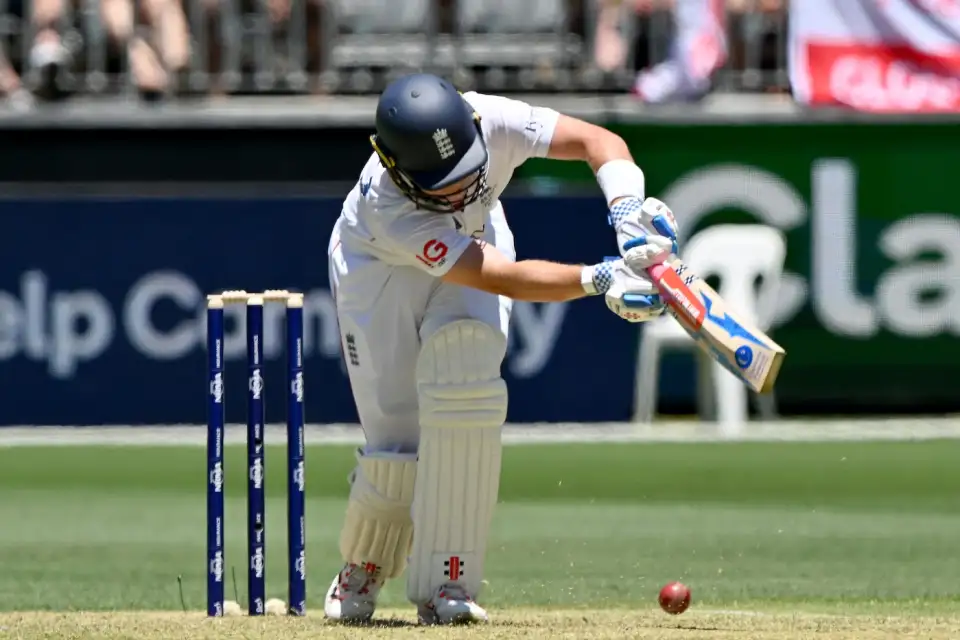
#> input picture notebooks/sushant07/web_scraping/downloaded_images/image.png, 960 x 640 px, given as the content of the folder ../../../notebooks/sushant07/raw_image/test, which was not available
$ jupyter execute enhanced_feature_extraction.ipynb   (older library calls are emulated)
#> lines starting #> are read from the running program, lines starting #| are printed output that depends on the picture; pictures that were not available may be replaced by others from this repository, and a replacement may not be noted
[cell 1]
# enhanced_feature_extraction.ipynb

import numpy as np
import cv2
from skimage.feature import hog, local_binary_pattern, corner_harris, corner_peaks
from skimage.io import imread
from skimage.transform import resize
from skimage.color import rgb2gray, rgb2hsv
import pandas as pd
import os

class EnhancedCricketFeatureExtractor:
    """
    Enhanced feature extraction with domain-specific cricket features.
    """

    def __init__(self, data_dir):
        self.data_dir = data_dir
        self.data = []

    def extract_hsv_color_features(self, tile_rgb):
        """
        Extract HSV-based color features (better for ball/field separation).
        """
        tile_hsv = rgb2hsv(tile_rgb)

        # HSV histograms (more discriminative than RGB for colored objects)
        hist_h, _ = np.histogram(tile_hsv[:, :, 0], bins=16, range=(0, 1))
        hist_s, _ = np.histogram(tile_hsv[:, :, 1], bins=16, range=(0, 1))
        hist_v, _ = np.histogram(tile_hsv[:, :, 2], bins=16, range=(0, 1))

        hsv_hist = np.concatenate([hist_h, hist_s, hist_v]).astype('float')
        hsv_hist /= (hsv_hist.sum() + 1e-7)

        # Color moments (mean, std, skewness) for each channel
        color_moments = []
        for i in range(3):
            channel = tile_hsv[:, :, i].ravel()
            color_moments.extend([
                np.mean(channel),
                np.std(channel),
                np.mean((channel - np.mean(channel))**3)  # skewness
            ])

        return np.concatenate([hsv_hist, color_moments])

    def extract_edge_density_features(self, tile_gray):
        """
        Extract edge density features (important for bat/stump detection).
        """
        # Canny edge detection
        tile_uint8 = (tile_gray * 255).astype(np.uint8)
        edges = cv2.Canny(tile_uint8, 50, 150)

        # Edge statistics
        edge_density = np.sum(edges > 0) / edges.size

        # Edge direction histogram
        sobelx = cv2.Sobel(tile_uint8, cv2.CV_64F, 1, 0, ksize=3)
        sobely = cv2.Sobel(tile_uint8, cv2.CV_64F, 0, 1, ksize=3)
        edge_angles = np.arctan2(sobely, sobelx)
        edge_hist, _ = np.histogram(edge_angles, bins=8, range=(-np.pi, np.pi))
        edge_hist = edge_hist.astype('float') / (np.sum(edge_hist) + 1e-7)

        return np.concatenate([[edge_density], edge_hist])

    def extract_shape_features(self, tile_gray):
        """
        Extract shape-based features (circularity for ball detection).
        """
        tile_uint8 = (tile_gray * 255).astype(np.uint8)

        # Thresholding
        _, thresh = cv2.threshold(tile_uint8, 0, 255, cv2.THRESH_BINARY + cv2.THRESH_OTSU)

        # Contour features
        contours, _ = cv2.findContours(thresh, cv2.RETR_EXTERNAL, cv2.CHAIN_APPROX_SIMPLE)

        if len(contours) > 0:
            # Largest contour
            largest_contour = max(contours, key=cv2.contourArea)
            area = cv2.contourArea(largest_contour)
            perimeter = cv2.arcLength(largest_contour, True)

            # Circularity
            circularity = 4 * np.pi * area / (perimeter**2 + 1e-7)

            # Aspect ratio
            x, y, w, h = cv2.boundingRect(largest_contour)
            aspect_ratio = w / (h + 1e-7)

            # Solidity
            hull = cv2.convexHull(largest_contour)
            hull_area = cv2.contourArea(hull)
            solidity = area / (hull_area + 1e-7)

            return np.array([len(contours), area/(thresh.size + 1e-7),
                           circularity, aspect_ratio, solidity])
        else:
            return np.zeros(5)

    def extract_texture_features_advanced(self, tile_gray):
        """
        Enhanced texture features using multiple LBP radii.
        """
        tile_uint8 = (tile_gray * 255).astype(np.uint8)

        all_lbp_features = []

        # Multi-scale LBP
        for P, R in [(8, 1), (16, 2)]:
            lbp = local_binary_pattern(tile_uint8, P=P, R=R, method='uniform')
            n_bins = P + 2
            hist, _ = np.histogram(lbp.ravel(), bins=n_bins, range=(0, n_bins), density=True)
            hist = hist.astype('float') / (hist.sum() + 1e-7)
            all_lbp_features.append(hist)

        return np.concatenate(all_lbp_features)

    def extract_statistical_features(self, tile_gray):
        """
        Statistical features of pixel intensities.
        """
        pixels = tile_gray.ravel()
        return np.array([
            np.mean(pixels),
            np.std(pixels),
            np.median(pixels),
            np.percentile(pixels, 25),
            np.percentile(pixels, 75),
            np.min(pixels),
            np.max(pixels)
        ])

    def extract_gabor_features(self, tile_gray):
        """
        Gabor filter features for texture and orientation.
        """
        tile_uint8 = (tile_gray * 255).astype(np.uint8)
        gabor_features = []

        # Gabor kernels at different orientations and frequencies
        for theta in [0, np.pi/4, np.pi/2, 3*np.pi/4]:
            for frequency in [0.1, 0.2]:
                kernel = cv2.getGaborKernel((21, 21), 5, theta, 10/frequency, 0.5, 0)
                filtered = cv2.filter2D(tile_uint8, cv2.CV_64F, kernel)
                gabor_features.extend([np.mean(filtered), np.std(filtered)])

        return np.array(gabor_features)

    def extract_all_features_from_tile(self, tile_gray, tile_rgb):
        """
        Extract comprehensive feature set from a single tile.
        """
        features = {}

        # 1. HOG features (gradient-based)
        hog_feat = hog(tile_gray, orientations=9, pixels_per_cell=(8, 8),
                      cells_per_block=(2, 2), block_norm='L2-Hys')
        features['hog'] = hog_feat

        # 2. Multi-scale LBP (texture)
        features['lbp'] = self.extract_texture_features_advanced(tile_gray)

        # 3. HSV color features (better for cricket objects)
        features['hsv_color'] = self.extract_hsv_color_features(tile_rgb)

        # 4. Edge density (for bat/stump edges)
        features['edge'] = self.extract_edge_density_features(tile_gray)

        # 5. Shape features (for ball circularity)
        features['shape'] = self.extract_shape_features(tile_gray)

        # 6. Statistical features
        features['stats'] = self.extract_statistical_features(tile_gray)

        # 7. Gabor features (texture/orientation)
        features['gabor'] = self.extract_gabor_features(tile_gray)

        return features

    def extract_features_from_image(self, file):
        """
        Extract features from all tiles of an image.
        """
#> called with file = 'image.png'
        file_path = os.path.join(self.data_dir, file)

        if not file.lower().endswith(('.png', '.jpg', '.jpeg', '.webp')):
            return

        try:
            image = imread(file_path)
#> image is the input picture: shape (640, 960, 3); mean R, G, B 105.2, 112.5, 101.6
        except:
            print(f"Error reading {file}")
            return

        # Resize and prepare
        image_rgb = resize(image, (800, 600), anti_aliasing=True)
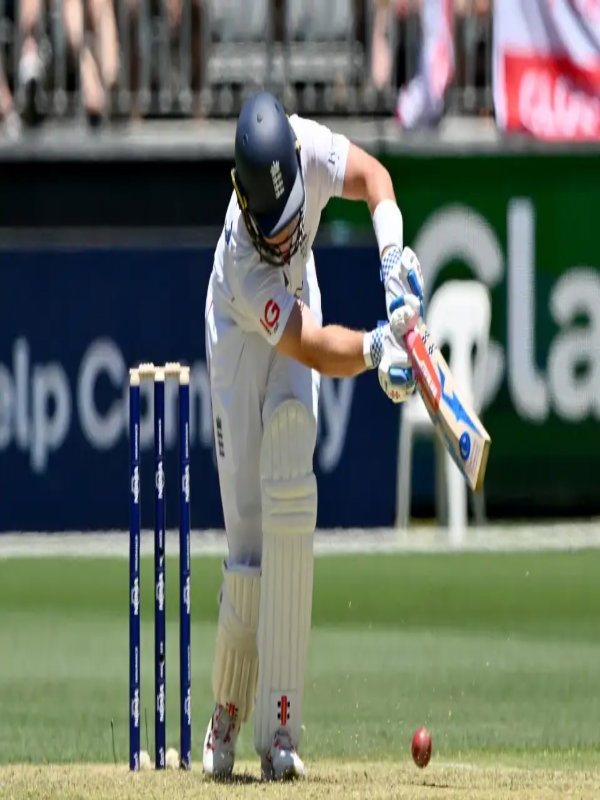
#> image_rgb: shape (800, 600, 3) float64; mean R, G, B 0.413, 0.441, 0.399
        gray_image = rgb2gray(image_rgb)
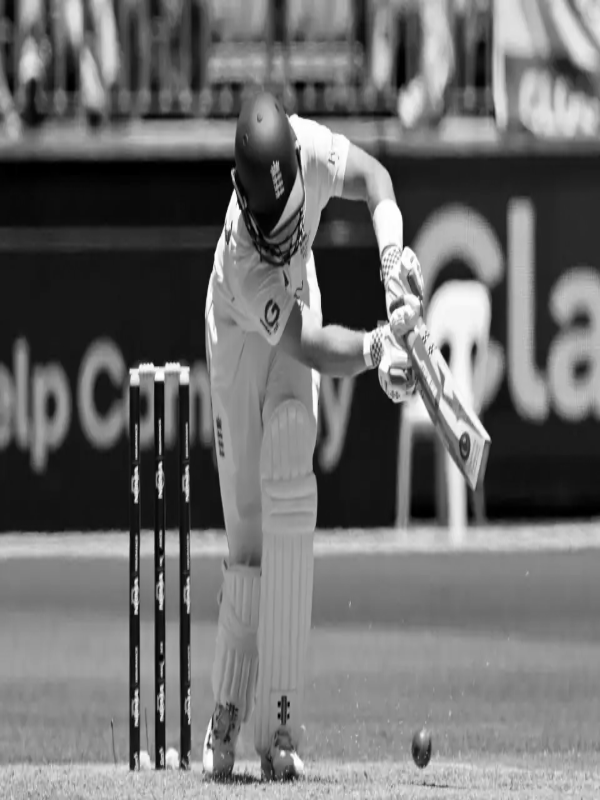
#> gray_image: shape (800, 600) float64; min 0, max 1, mean 0.432

        # Get dimensions
        height, width = gray_image.shape
#> height = 800; width = 600
        tile_height = height // 8
#> tile_height = 100
        tile_width = width // 8
#> tile_width = 75

        print(f"Processing {file}...")

        # Extract features from each tile
        for i in range(8):
            for j in range(8):
                y_start = i * tile_height
                y_end = (i + 1) * tile_height
                x_start = j * tile_width
                x_end = (j + 1) * tile_width

                tile_gray = gray_image[y_start:y_end, x_start:x_end]
                tile_rgb = image_rgb[y_start:y_end, x_start:x_end]

                # Extract all features
                tile_features = self.extract_all_features_from_tile(tile_gray, tile_rgb)

                # Store each feature type
                for feat_type, feat_vec in tile_features.items():
                    self.data.append({
                        'image': file,
                        'tile_i': i,
                        'tile_j': j,
                        'type': feat_type,
                        'features': feat_vec
                    })
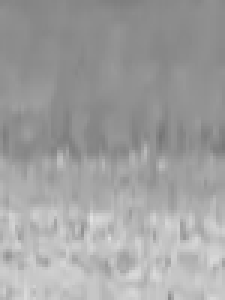
#> tile_gray: shape (100, 75) float64 (shown 3 times larger); min 0.457, max 0.881, mean 0.632
#> after the loop, self.data = 448 items

        print(f"✓ Completed {file}")

    def write_features_to_file(self, filename='enhanced_features.csv'):
        """
        Write extracted features to CSV file.
        """
#> called with filename = 'enhanced_features_pexels_5.csv'
        # Group by image and tile
        grouped_data = {}

        for item in self.data:
            key = (item['image'], item['tile_i'], item['tile_j'])
            if key not in grouped_data:
                grouped_data[key] = {
                    'image': item['image'],
                    'tile_i': item['tile_i'],
                    'tile_j': item['tile_j']
                }
            grouped_data[key][item['type']] = item['features']
#> this loop made 448 passes
#> key on passes 1 to 3: ('image.png', 0, 0), ('image.png', 0, 0), ('image.png', 0, 0)
#> after the loop, grouped_data = 64 items

        # Create records
        records = []
        for key, tile_data in grouped_data.items():
            record = {
                'image': tile_data['image'],
                'tile_i': tile_data['tile_i'],
                'tile_j': tile_data['tile_j']
            }

            # Add all feature types
            for feat_type in ['hog', 'lbp', 'hsv_color', 'edge', 'shape', 'stats', 'gabor']:
                if feat_type in tile_data:
                    for idx, val in enumerate(tile_data[feat_type]):
                        record[f'x_{feat_type}_{idx}'] = val

            records.append(record)
#> this loop made 64 passes
#> after the loop, records = 64 items

        # Save to CSV
        df = pd.DataFrame(records)
#> df = table of 64 rows and 3293 columns
        df.to_csv(filename, index=False)

        print(f'\n{"="*70}')
        print(f'✓ Saved {len(df)} records to {filename}')
#| ✓ Saved 64 records to enhanced_features_pexels_5.csv
        print(f'  Shape: {df.shape}')
#|   Shape: (64, 3293)
        print(f'  Feature columns: {df.shape[1] - 3}')
#|   Feature columns: 3290
        print(f'{"="*70}\n')

        return df


# Usage
extractor = EnhancedCricketFeatureExtractor(data_dir='../../../notebooks/sushant07/raw_image/test')

for file in os.listdir(extractor.data_dir):
    extractor.extract_features_from_image(file)

df = extractor.write_features_to_file('enhanced_features_pexels_5.csv')
#> df = table of 64 rows and 3293 columns
